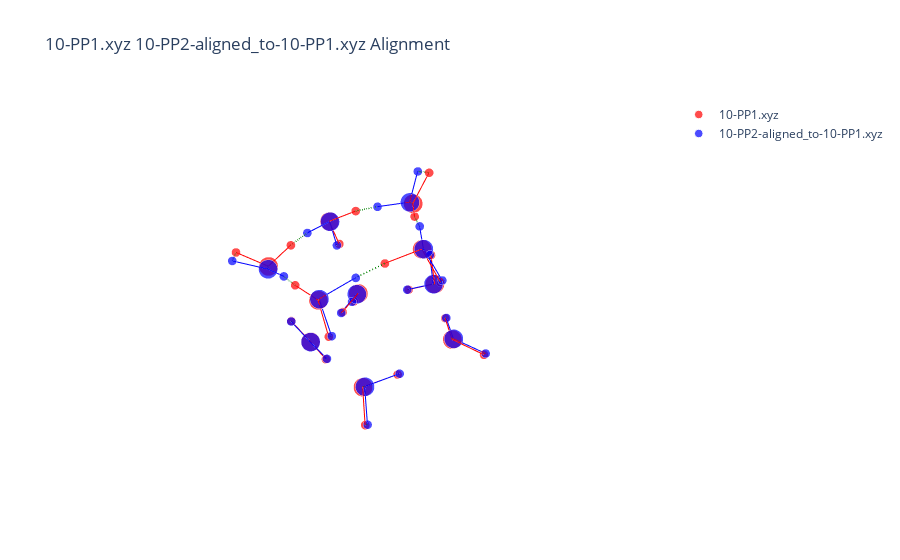

Notebook cell for this chart:
### Code cell
import numpy as np
data_path1 = "../Data/Water-Clusters"
data_path2 = "./arbalign_output"
nameA = '10-PP1.xyz'
nameB = '10-PP2-aligned_to-10-PP1.xyz'
molA = next(pybel.readfile('xyz', os.path.join(data_path1, nameA)))
molB = next(pybel.readfile('xyz', os.path.join(data_path2, nameB)))
X_A, T_A, B_A = otm.tl.process_molecule(molA) 
X_B, T_B, B_B = otm.tl.process_molecule(molB)
X_B_aligned, _, _ = otm.tl.kabsch(X_A, X_B, np.eye(30))
otm.pl.interactive_alignment_plot(X_A, X_B_aligned, T_A, T_B, B_A, B_B, assignment=None, nameA=nameA, nameB=nameB, save=True)

### Figure 1 — Plotly figure (JSON) as saved in the notebook; plotly's stock layout.template omitted (floating-point values rounded to 4 significant figures)
{"data": [{"marker": {"color": "red", "size": [13.2, 6.2, 6.2, 13.2, 6.2, 6.2, 13.2, 6.2, 6.2, 13.2, 6.2, 6.2, 13.2, 6.2, 6.2, 13.2, 6.2, 6.2, 13.2, 6.2, 6.2, 13.2, 6.2, 6.2, 13.2, 6.2, 6.2, 13.2, 6.2, 6.2], "symbol": "circle"}, "mode": "markers", "name": "10-PP1.xyz", "type": "scatter3d", "x": [1.741, 2.229, 0.8804, 1.32, 1.5, 1.691, -0.6898, -1.144, -1.356, -1.275, -0.3225, -1.54, 1.892, 0.9393, 2.403, -0.7244, -1.18, -1.047, -0.1016, -0.2925, 0.7988, -1.954, -2.485, -1.229, -2.423, -2.104, -2.465, 2.328, 2.269, 2.34], "y": [1.597, 2.183, 2.047, -1.189, -0.2297, -1.526, 2.595, 3.371, 1.85, -1.774, -1.529, -2.305, -2.005, -2.211, -2.743, -2.433, -1.691, -2.385, 1.801, 2.302, 1.435, -0.09294, -0.00054, 0.5923, 0.5917, -0.2091, 0.3224, 0.765, -0.2066, 1.076], "z": [-1.498, -2.089, -1.327, -1.917, -1.89, -1.077, -0.7222, -1.074, -0.7833, -1.695, -1.856, -2.456, 0.7286, 0.9337, 1.082, 1.033, 1.482, 0.113, 2.025, 1.212, 1.857, 1.997, 2.797, 2.075, -0.7035, -1.167, 0.2358, 1.23, 1.148, 0.3074]}, {"marker": {"color": "blue", "size": [13.2, 6.2, 6.2, 13.2, 6.2, 6.2, 13.2, 6.2, 6.2, 13.2, 6.2, 6.2, 13.2, 6.2, 6.2, 13.2, 6.2, 6.2, 13.2, 6.2, 6.2, 13.2, 6.2, 6.2, 13.2, 6.2, 6.2, 13.2, 6.2, 6.2], "symbol": "circle"}, "mode": "markers", "name": "10-PP2-aligned_to-10-PP1.xyz", "type": "scatter3d", "x": [1.706, 2.181, 0.8513, 1.341, 1.49, 1.717, -0.7425, -1.201, -1.402, -1.235, -0.2845, -1.49, 2.016, 0.241, 2.764, -0.7326, -1.526, -0.9643, -0.1182, -0.3831, 1.474, -2.03, -2.646, -0.7907, -2.409, -2.088, -2.465, 2.287, 2.137, 2.302], "y": [1.637, 2.221, 2.091, -1.158, -0.1935, -1.493, 2.602, 3.383, 1.852, -1.808, -1.553, -2.353, -1.839, -2.313, -2.313, -2.414, -1.102, -2.41, 1.837, 2.286, 1.143, -0.2787, -0.5486, 1.137, 0.5513, -0.2496, 0.2746, 0.7508, -0.8826, 1.144], "z": [-1.476, -2.08, -1.285, -1.9, -1.857, -1.062, -0.7251, -1.058, -0.7977, -1.721, -1.882, -2.475, 0.7661, 1.034, 1.15, 1.031, 1.706, 0.08278, 2.036, 1.214, 1.631, 1.954, 2.646, 2.141, -0.7199, -1.181, 0.2166, 1.234, 1.033, 0.343]}, {"line": {"color": "red", "width": 2}, "mode": "lines", "showlegend": false, "type": "scatter3d", "x": [1.741, 2.229], "y": [1.597, 2.183], "z": [-1.498, -2.089]}, {"line": {"color": "red", "width": 2}, "mode": "lines", "showlegend": false, "type": "scatter3d", "x": [1.741, 0.8804], "y": [1.597, 2.047], "z": [-1.498, -1.327]}, {"line": {"color": "red", "width": 2}, "mode": "lines", "showlegend": false, "type": "scatter3d", "x": [1.32, 1.5], "y": [-1.189, -0.2297], "z": [-1.917, -1.89]}, {"line": {"color": "red", "width": 2}, "mode": "lines", "showlegend": false, "type": "scatter3d", "x": [1.32, 1.691], "y": [-1.189, -1.526], "z": [-1.917, -1.077]}, {"line": {"color": "red", "width": 2}, "mode": "lines", "showlegend": false, "type": "scatter3d", "x": [-0.6898, -1.144], "y": [2.595, 3.371], "z": [-0.7222, -1.074]}, {"line": {"color": "red", "width": 2}, "mode": "lines", "showlegend": false, "type": "scatter3d", "x": [-0.6898, -1.356], "y": [2.595, 1.85], "z": [-0.7222, -0.7833]}, {"line": {"color": "red", "width": 2}, "mode": "lines", "showlegend": false, "type": "scatter3d", "x": [-1.275, -0.3225], "y": [-1.774, -1.529], "z": [-1.695, -1.856]}, {"line": {"color": "red", "width": 2}, "mode": "lines", "showlegend": false, "type": "scatter3d", "x": [-1.275, -1.54], "y": [-1.774, -2.305], "z": [-1.695, -2.456]}, {"line": {"color": "red", "width": 2}, "mode": "lines", "showlegend": false, "type": "scatter3d", "x": [1.892, 0.9393], "y": [-2.005, -2.211], "z": [0.7286, 0.9337]}, {"line": {"color": "red", "width": 2}, "mode": "lines", "showlegend": false, "type": "scatter3d", "x": [1.892, 2.403], "y": [-2.005, -2.743], "z": [0.7286, 1.082]}, {"line": {"color": "red", "width": 2}, "mode": "lines", "showlegend": false, "type": "scatter3d", "x": [-0.7244, -1.18], "y": [-2.433, -1.691], "z": [1.033, 1.482]}, {"line": {"color": "red", "width": 2}, "mode": "lines", "showlegend": false, "type": "scatter3d", "x": [-0.7244, -1.047], "y": [-2.433, -2.385], "z": [1.033, 0.113]}, {"line": {"color": "red", "width": 2}, "mode": "lines", "showlegend": false, "type": "scatter3d", "x": [-0.1016, -0.2925], "y": [1.801, 2.302], "z": [2.025, 1.212]}, {"line": {"color": "red", "width": 2}, "mode": "lines", "showlegend": false, "type": "scatter3d", "x": [-0.1016, 0.7988], "y": [1.801, 1.435], "z": [2.025, 1.857]}, {"line": {"color": "red", "width": 2}, "mode": "lines", "showlegend": false, "type": "scatter3d", "x": [-1.954, -2.485], "y": [-0.09294, -0.00054], "z": [1.997, 2.797]}, {"line": {"color": "red", "width": 2}, "mode": "lines", "showlegend": false, "type": "scatter3d", "x": [-1.954, -1.229], "y": [-0.09294, 0.5923], "z": [1.997, 2.075]}, {"line": {"color": "red", "width": 2}, "mode": "lines", "showlegend": false, "type": "scatter3d", "x": [-2.423, -2.104], "y": [0.5917, -0.2091], "z": [-0.7035, -1.167]}, {"line": {"color": "red", "width": 2}, "mode": "lines", "showlegend": false, "type": "scatter3d", "x": [-2.423, -2.465], "y": [0.5917, 0.3224], "z": [-0.7035, 0.2358]}, {"line": {"color": "red", "width": 2}, "mode": "lines", "showlegend": false, "type": "scatter3d", "x": [2.328, 2.269], "y": [0.765, -0.2066], "z": [1.23, 1.148]}, {"line": {"color": "red", "width": 2}, "mode": "lines", "showlegend": false, "type": "scatter3d", "x": [2.328, 2.34], "y": [0.765, 1.076], "z": [1.23, 0.3074]}, {"line": {"color": "blue", "width": 2}, "mode": "lines", "showlegend": false, "type": "scatter3d", "x": [1.706, 2.181], "y": [1.637, 2.221], "z": [-1.476, -2.08]}, {"line": {"color": "blue", "width": 2}, "mode": "lines", "showlegend": false, "type": "scatter3d", "x": [1.706, 0.8513], "y": [1.637, 2.091], "z": [-1.476, -1.285]}, {"line": {"color": "blue", "width": 2}, "mode": "lines", "showlegend": false, "type": "scatter3d", "x": [1.341, 1.49], "y": [-1.158, -0.1935], "z": [-1.9, -1.857]}, {"line": {"color": "blue", "width": 2}, "mode": "lines", "showlegend": false, "type": "scatter3d", "x": [1.341, 1.717], "y": [-1.158, -1.493], "z": [-1.9, -1.062]}, {"line": {"color": "blue", "width": 2}, "mode": "lines", "showlegend": false, "type": "scatter3d", "x": [-0.7425, -1.201], "y": [2.602, 3.383], "z": [-0.7251, -1.058]}, {"line": {"color": "blue", "width": 2}, "mode": "lines", "showlegend": false, "type": "scatter3d", "x": [-0.7425, -1.402], "y": [2.602, 1.852], "z": [-0.7251, -0.7977]}, {"line": {"color": "blue", "width": 2}, "mode": "lines", "showlegend": false, "type": "scatter3d", "x": [-1.235, -0.2845], "y": [-1.808, -1.553], "z": [-1.721, -1.882]}, {"line": {"color": "blue", "width": 2}, "mode": "lines", "showlegend": false, "type": "scatter3d", "x": [-1.235, -1.49], "y": [-1.808, -2.353], "z": [-1.721, -2.475]}, {"line": {"color": "blue", "width": 2}, "mode": "lines", "showlegend": false, "type": "scatter3d", "x": [2.016, 2.764], "y": [-1.839, -2.313], "z": [0.7661, 1.15]}, {"line": {"color": "blue", "width": 2}, "mode": "lines", "showlegend": false, "type": "scatter3d", "x": [2.016, 2.137], "y": [-1.839, -0.8826], "z": [0.7661, 1.033]}, {"line": {"color": "blue", "width": 2}, "mode": "lines", "showlegend": false, "type": "scatter3d", "x": [0.241, -0.7326], "y": [-2.313, -2.414], "z": [1.034, 1.031]}, {"line": {"color": "blue", "width": 2}, "mode": "lines", "showlegend": false, "type": "scatter3d", "x": [-0.7326, -0.9643], "y": [-2.414, -2.41], "z": [1.031, 0.08278]}, {"line": {"color": "blue", "width": 2}, "mode": "lines", "showlegend": false, "type": "scatter3d", "x": [-1.526, -2.03], "y": [-1.102, -0.2787], "z": [1.706, 1.954]}, {"line": {"color": "blue", "width": 2}, "mode": "lines", "showlegend": false, "type": "scatter3d", "x": [-0.1182, -0.3831], "y": [1.837, 2.286], "z": [2.036, 1.214]}, {"line": {"color": "blue", "width": 2}, "mode": "lines", "showlegend": false, "type": "scatter3d", "x": [-0.1182, -0.7907], "y": [1.837, 1.137], "z": [2.036, 2.141]}, {"line": {"color": "blue", "width": 2}, "mode": "lines", "showlegend": false, "type": "scatter3d", "x": [1.474, 2.287], "y": [1.143, 0.7508], "z": [1.631, 1.234]}, {"line": {"color": "blue", "width": 2}, "mode": "lines", "showlegend": false, "type": "scatter3d", "x": [-2.03, -2.646], "y": [-0.2787, -0.5486], "z": [1.954, 2.646]}, {"line": {"color": "blue", "width": 2}, "mode": "lines", "showlegend": false, "type": "scatter3d", "x": [-2.409, -2.088], "y": [0.5513, -0.2496], "z": [-0.7199, -1.181]}, {"line": {"color": "blue", "width": 2}, "mode": "lines", "showlegend": false, "type": "scatter3d", "x": [-2.409, -2.465], "y": [0.5513, 0.2746], "z": [-0.7199, 0.2166]}, {"line": {"color": "blue", "width": 2}, "mode": "lines", "showlegend": false, "type": "scatter3d", "x": [2.287, 2.302], "y": [0.7508, 1.144], "z": [1.234, 0.343]}, {"line": {"color": "green", "dash": "longdash", "width": 3}, "mode": "lines", "showlegend": false, "type": "scatter3d", "x": [1.741, 1.706], "y": [1.597, 1.637], "z": [-1.498, -1.476]}, {"line": {"color": "green", "dash": "longdash", "width": 3}, "mode": "lines", "showlegend": false, "type": "scatter3d", "x": [2.229, 2.181], "y": [2.183, 2.221], "z": [-2.089, -2.08]}, {"line": {"color": "green", "dash": "longdash", "width": 3}, "mode": "lines", "showlegend": false, "type": "scatter3d", "x": [0.8804, 0.8513], "y": [2.047, 2.091], "z": [-1.327, -1.285]}, {"line": {"color": "green", "dash": "longdash", "width": 3}, "mode": "lines", "showlegend": false, "type": "scatter3d", "x": [1.32, 1.341], "y": [-1.189, -1.158], "z": [-1.917, -1.9]}, {"line": {"color": "green", "dash": "longdash", "width": 3}, "mode": "lines", "showlegend": false, "type": "scatter3d", "x": [1.5, 1.49], "y": [-0.2297, -0.1935], "z": [-1.89, -1.857]}, {"line": {"color": "green", "dash": "longdash", "width": 3}, "mode": "lines", "showlegend": false, "type": "scatter3d", "x": [1.691, 1.717], "y": [-1.526, -1.493], "z": [-1.077, -1.062]}, {"line": {"color": "green", "dash": "longdash", "width": 3}, "mode": "lines", "showlegend": false, "type": "scatter3d", "x": [-0.6898, -0.7425], "y": [2.595, 2.602], "z": [-0.7222, -0.7251]}, {"line": {"color": "green", "dash": "longdash", "width": 3}, "mode": "lines", "showlegend": false, "type": "scatter3d", "x": [-1.144, -1.201], "y": [3.371, 3.383], "z": [-1.074, -1.058]}, {"line": {"color": "green", "dash": "longdash", "width": 3}, "mode": "lines", "showlegend": false, "type": "scatter3d", "x": [-1.356, -1.402], "y": [1.85, 1.852], "z": [-0.7833, -0.7977]}, {"line": {"color": "green", "dash": "longdash", "width": 3}, "mode": "lines", "showlegend": false, "type": "scatter3d", "x": [-1.275, -1.235], "y": [-1.774, -1.808], "z": [-1.695, -1.721]}, {"line": {"color": "green", "dash": "longdash", "width": 3}, "mode": "lines", "showlegend": false, "type": "scatter3d", "x": [-0.3225, -0.2845], "y": [-1.529, -1.553], "z": [-1.856, -1.882]}, {"line": {"color": "green", "dash": "longdash", "width": 3}, "mode": "lines", "showlegend": false, "type": "scatter3d", "x": [-1.54, -1.49], "y": [-2.305, -2.353], "z": [-2.456, -2.475]}, {"line": {"color": "green", "dash": "longdash", "width": 3}, "mode": "lines", "showlegend": false, "type": "scatter3d", "x": [1.892, 2.016], "y": [-2.005, -1.839], "z": [0.7286, 0.7661]}, {"line": {"color": "green", "dash": "longdash", "width": 3}, "mode": "lines", "showlegend": false, "type": "scatter3d", "x": [0.9393, 0.241], "y": [-2.211, -2.313], "z": [0.9337, 1.034]}, {"line": {"color": "green", "dash": "longdash", "width": 3}, "mode": "lines", "showlegend": false, "type": "scatter3d", "x": [2.403, 2.764], "y": [-2.743, -2.313], "z": [1.082, 1.15]}, {"line": {"color": "green", "dash": "longdash", "width": 3}, "mode": "lines", "showlegend": false, "type": "scatter3d", "x": [-0.7244, -0.7326], "y": [-2.433, -2.414], "z": [1.033, 1.031]}, {"line": {"color": "green", "dash": "longdash", "width": 3}, "mode": "lines", "showlegend": false, "type": "scatter3d", "x": [-1.18, -1.526], "y": [-1.691, -1.102], "z": [1.482, 1.706]}, {"line": {"color": "green", "dash": "longdash", "width": 3}, "mode": "lines", "showlegend": false, "type": "scatter3d", "x": [-1.047, -0.9643], "y": [-2.385, -2.41], "z": [0.113, 0.08278]}, {"line": {"color": "green", "dash": "longdash", "width": 3}, "mode": "lines", "showlegend": false, "type": "scatter3d", "x": [-0.1016, -0.1182], "y": [1.801, 1.837], "z": [2.025, 2.036]}, {"line": {"color": "green", "dash": "longdash", "width": 3}, "mode": "lines", "showlegend": false, "type": "scatter3d", "x": [-0.2925, -0.3831], "y": [2.302, 2.286], "z": [1.212, 1.214]}, {"line": {"color": "green", "dash": "longdash", "width": 3}, "mode": "lines", "showlegend": false, "type": "scatter3d", "x": [0.7988, 1.474], "y": [1.435, 1.143], "z": [1.857, 1.631]}, {"line": {"color": "green", "dash": "longdash", "width": 3}, "mode": "lines", "showlegend": false, "type": "scatter3d", "x": [-1.954, -2.03], "y": [-0.09294, -0.2787], "z": [1.997, 1.954]}, {"line": {"color": "green", "dash": "longdash", "width": 3}, "mode": "lines", "showlegend": false, "type": "scatter3d", "x": [-2.485, -2.646], "y": [-0.00054, -0.5486], "z": [2.797, 2.646]}, {"line": {"color": "green", "dash": "longdash", "width": 3}, "mode": "lines", "showlegend": false, "type": "scatter3d", "x": [-1.229, -0.7907], "y": [0.5923, 1.137], "z": [2.075, 2.141]}, {"line": {"color": "green", "dash": "longdash", "width": 3}, "mode": "lines", "showlegend": false, "type": "scatter3d", "x": [-2.423, -2.409], "y": [0.5917, 0.5513], "z": [-0.7035, -0.7199]}, {"line": {"color": "green", "dash": "longdash", "width": 3}, "mode": "lines", "showlegend": false, "type": "scatter3d", "x": [-2.104, -2.088], "y": [-0.2091, -0.2496], "z": [-1.167, -1.181]}, {"line": {"color": "green", "dash": "longdash", "width": 3}, "mode": "lines", "showlegend": false, "type": "scatter3d", "x": [-2.465, -2.465], "y": [0.3224, 0.2746], "z": [0.2358, 0.2166]}, {"line": {"color": "green", "dash": "longdash", "width": 3}, "mode": "lines", "showlegend": false, "type": "scatter3d", "x": [2.328, 2.287], "y": [0.765, 0.7508], "z": [1.23, 1.234]}, {"line": {"color": "green", "dash": "longdash", "width": 3}, "mode": "lines", "showlegend": false, "type": "scatter3d", "x": [2.269, 2.137], "y": [-0.2066, -0.8826], "z": [1.148, 1.033]}, {"line": {"color": "green", "dash": "longdash", "width": 3}, "mode": "lines", "showlegend": false, "type": "scatter3d", "x": [2.34, 2.302], "y": [1.076, 1.144], "z": [0.3074, 0.343]}], "layout": {"scene": {"aspectmode": "data", "xaxis": {"title": {"text": "X"}, "visible": false}, "yaxis": {"title": {"text": "Y"}, "visible": false}, "zaxis": {"title": {"text": "Z"}, "visible": false}}, "showlegend": true, "title": {"text": "10-PP1.xyz 10-PP2-aligned_to-10-PP1.xyz Alignment"}}}
